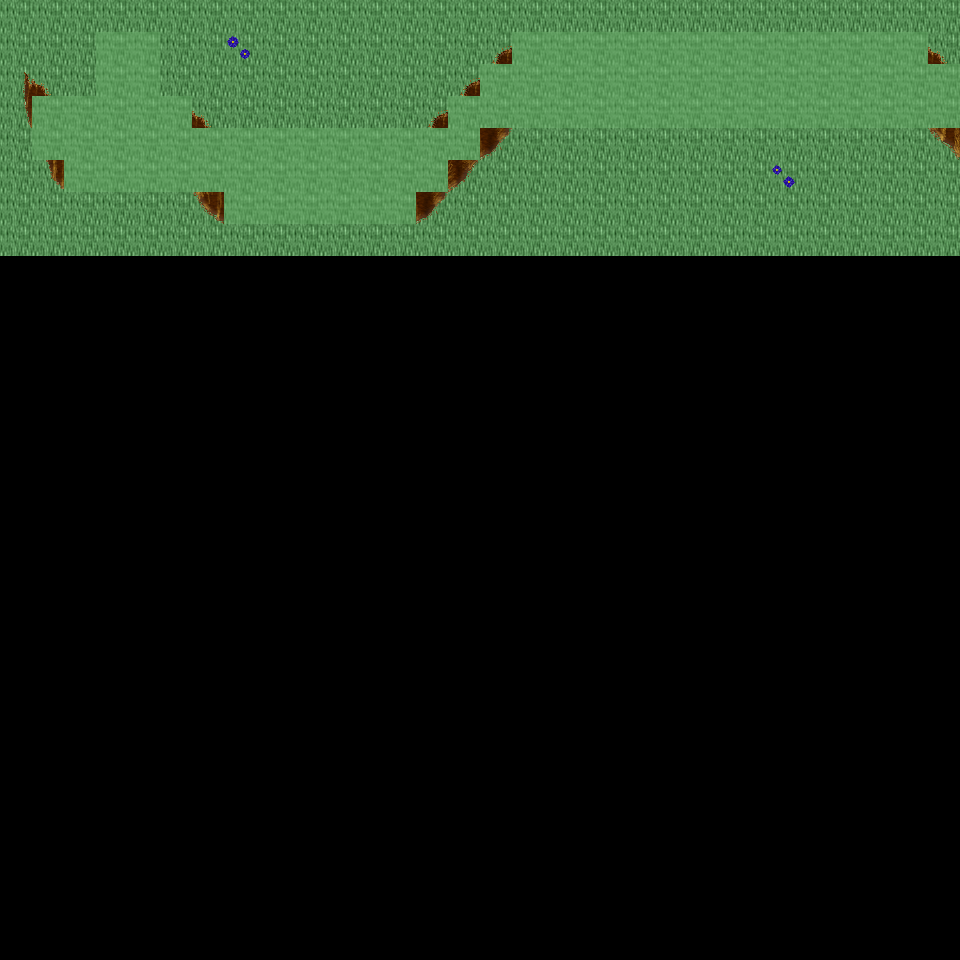

Tiled map render using the project's own tile images. Description and the map definition, with tile-layer contents summarised, below:
An orthogonal 30x30 tile map with 32x32 px tiles, 6 tile layers (Ground, Object, Object2, Above, ...), 39 tilesets and 4 objects (4x mapExit).

<map version="1.0" orientation="orthogonal" renderorder="right-down" width="30" height="30" tilewidth="32" tileheight="32" nextobjectid="5">
  <tileset firstgid="1" name="tileset_ground_ground" tilewidth="32" tileheight="32" tilecount="33" columns="3">
    <image source="../drawable/tileset_ground_ground.png" width="96" height="352" />
  </tileset>
  <tileset firstgid="34" name="tileset_ground_water_pool" tilewidth="32" tileheight="32" tilecount="72" columns="3">
    <image source="../drawable/tileset_ground_water_pool.png" width="96" height="768" />
  </tileset>
  <tileset firstgid="106" name="tileset_ground_ridge_earth_dark" tilewidth="32" tileheight="32" tilecount="96" columns="12">
    <image source="../drawable/tileset_ground_ridge_earth_dark.png" width="384" height="256" />
  </tileset>
  <tileset firstgid="202" name="tileset_ground_grass_edges" tilewidth="32" tileheight="32" tilecount="36" columns="12">
    <image source="../drawable/tileset_ground_grass_edges.png" width="384" height="96" />
  </tileset>
  <tileset firstgid="238" name="tileset_ground_grass_corners" tilewidth="32" tileheight="32" tilecount="24" columns="6">
    <image source="../drawable/tileset_ground_grass_corners.png" width="192" height="128" />
  </tileset>
  <tileset firstgid="262" name="tileset_plant_flower_daisy_blue" tilewidth="32" tileheight="32" tilecount="8" columns="2">
    <image source="../drawable/tileset_plant_flower_daisy_blue.png" width="64" height="128" />
  </tileset>
  <tileset firstgid="270" name="tileset_plant_flower_daisy_yellow" tilewidth="32" tileheight="32" tilecount="8" columns="2">
    <image source="../drawable/tileset_plant_flower_daisy_yellow.png" width="64" height="128" />
  </tileset>
  <tileset firstgid="278" name="tileset_plant_flower_daisy_red" tilewidth="32" tileheight="32" tilecount="8" columns="2">
    <image source="../drawable/tileset_plant_flower_daisy_red.png" width="64" height="128" />
  </tileset>
  <tileset firstgid="286" name="tileset_plant_flower_daisy_white" tilewidth="32" tileheight="32" tilecount="8" columns="2">
    <image source="../drawable/tileset_plant_flower_daisy_white.png" width="64" height="128" />
  </tileset>
  <tileset firstgid="294" name="tileset_logic_collision" tilewidth="32" tileheight="32" tilecount="1" columns="1">
    <image source="../drawable/tileset_logic_collision.png" width="32" height="32" />
  </tileset>
  <tileset firstgid="295" name="tileset_plant_tree_tree_green" tilewidth="32" tileheight="32" tilecount="80" columns="8">
    <image source="../drawable/tileset_plant_tree_tree_green.png" width="256" height="352" />
  </tileset>
  <tileset firstgid="375" name="tileset_plant_stump_stump_brown" tilewidth="32" tileheight="32" tilecount="4" columns="2">
    <image source="../drawable/tileset_plant_stump_stump_brown.png" width="64" height="64" />
  </tileset>
  <tileset firstgid="379" name="tileset_item_pot_cauldron" tilewidth="32" tileheight="32" tilecount="48" columns="8">
    <image source="../drawable/tileset_item_pot_cauldron.png" width="256" height="192" />
  </tileset>
  <tileset firstgid="427" name="tileset_plant_bush_various_small" tilewidth="32" tileheight="32" tilecount="9" columns="3">
    <image source="../drawable/tileset_plant_bush_various_small.png" width="96" height="96" />
  </tileset>
  <tileset firstgid="436" name="tileset_ground_rock_pebbles" tilewidth="32" tileheight="32" tilecount="3" columns="1">
    <image source="../drawable/tileset_ground_rock_pebbles.png" width="32" height="96" />
  </tileset>
  <tileset firstgid="439" name="tileset_ground_ladder_vertical_dark" tilewidth="32" tileheight="32" tilecount="3" columns="3">
    <image source="../drawable/tileset_ground_ladder_vertical_dark.png" width="96" height="32" />
  </tileset>
  <tileset firstgid="442" name="tileset_item_chemistry_empty_bottles" tilewidth="32" tileheight="32" tilecount="12" columns="4">
    <image source="../drawable/tileset_item_chemistry_empty_bottles.png" width="128" height="96" />
  </tileset>
  <tileset firstgid="454" name="tileset_item_chemistry_flask" tilewidth="32" tileheight="32" tilecount="3" columns="1">
    <image source="../drawable/tileset_item_chemistry_flask.png" width="32" height="96" />
  </tileset>
  <tileset firstgid="457" name="tileset_item_pot_barrel" tilewidth="32" tileheight="32" tilecount="2" columns="1">
    <image source="../drawable/tileset_item_pot_barrel.png" width="32" height="64" />
  </tileset>
  <tileset firstgid="459" name="tileset_item_flagpole" tilewidth="32" tileheight="32" tilecount="3" columns="1">
    <image source="../drawable/tileset_item_flagpole.png" width="32" height="96" />
  </tileset>
  <tileset firstgid="462" name="tileset_item_food_beehive1" tilewidth="32" tileheight="32" tilecount="1" columns="1">
    <image source="../drawable/tileset_item_food_beehive1.png" width="32" height="32" />
  </tileset>
  <tileset firstgid="463" name="tileset_item_food_beehive2" tilewidth="32" tileheight="32" tilecount="1" columns="1">
    <image source="../drawable/tileset_item_food_beehive2.png" width="32" height="32" />
  </tileset>
  <tileset firstgid="464" name="tileset_item_buzzing_bees" tilewidth="32" tileheight="32" tilecount="5" columns="5">
    <image source="../drawable/tileset_item_buzzing_bees.png" width="160" height="32" />
  </tileset>
  <tileset firstgid="469" name="tileset_plant_bush_hedge" tilewidth="32" tileheight="32" tilecount="35" columns="5">
    <image source="../drawable/tileset_plant_bush_hedge.png" width="160" height="224" />
  </tileset>
  <tileset firstgid="504" name="tileset_logic_creature_animal" tilewidth="32" tileheight="32" tilecount="32" columns="8">
    <image source="../drawable/tileset_logic_creature_animal.png" width="256" height="128" />
  </tileset>
  <tileset firstgid="536" name="tileset_furniture_table_wooden_trestle" tilewidth="32" tileheight="32" tilecount="9" columns="3">
    <image source="../drawable/tileset_furniture_table_wooden_trestle.png" width="96" height="96" />
  </tileset>
  <tileset firstgid="545" name="tileset_furniture_table_bench" tilewidth="32" tileheight="32" tilecount="3" columns="3">
    <image source="../drawable/tileset_furniture_table_bench.png" width="96" height="32" />
  </tileset>
  <tileset firstgid="548" name="tileset_item_food_smoked_meatandfish" tilewidth="32" tileheight="32" tilecount="4" columns="4">
    <image source="../drawable/tileset_item_food_smoked_meatandfish.png" width="128" height="32" />
  </tileset>
  <tileset firstgid="552" name="tileset_furniture_table_wooden_trestle_vertical" tilewidth="32" tileheight="32" tilecount="6" columns="2">
    <image source="../drawable/tileset_furniture_table_wooden_trestle_vertical.png" width="64" height="96" />
  </tileset>
  <tileset firstgid="558" name="tileset_building_huts" tilewidth="32" tileheight="32" tilecount="338" columns="26">
    <image source="../drawable/tileset_building_huts.png" width="832" height="416" />
  </tileset>
  <tileset firstgid="896" name="tileset_building_chimney_smoke" tilewidth="32" tileheight="32" tilecount="40" columns="4">
    <image source="../drawable/tileset_building_chimney_smoke.png" width="128" height="320" />
  </tileset>
  <tileset firstgid="936" name="tileset_item_firewood" tilewidth="32" tileheight="32" tilecount="12" columns="3">
    <image source="../drawable/tileset_item_firewood.png" width="96" height="128" />
  </tileset>
  <tileset firstgid="948" name="tileset_logic_item_herb" tilewidth="32" tileheight="32" tilecount="5" columns="5">
    <image source="../drawable/tileset_logic_item_herb.png" width="160" height="32" />
  </tileset>
  <tileset firstgid="953" name="tileset_logic_creature_reptile" tilewidth="32" tileheight="32" tilecount="7" columns="7">
    <image source="../drawable/tileset_logic_creature_reptile.png" width="224" height="32" />
  </tileset>
  <tileset firstgid="960" name="tileset_logic_creature_insect" tilewidth="32" tileheight="32" tilecount="5" columns="5">
    <image source="../drawable/tileset_logic_creature_insect.png" width="160" height="32" />
  </tileset>
  <tileset firstgid="965" name="tileset_plant_bush_bush_pinks" tilewidth="32" tileheight="32" tilecount="4" columns="2">
    <image source="../drawable/tileset_plant_bush_bush_pinks.png" width="64" height="64" />
  </tileset>
  <tileset firstgid="969" name="tileset_plant_bush_fern" tilewidth="32" tileheight="32" tilecount="32" columns="8">
    <image source="../drawable/tileset_plant_bush_fern.png" width="256" height="128" />
  </tileset>
  <tileset firstgid="1001" name="tileset_plant_bushes_and_trees" tilewidth="32" tileheight="32" tilecount="144" columns="16">
    <image source="../drawable/tileset_plant_bushes_and_trees.png" width="512" height="289" />
  </tileset>
  <tileset firstgid="1145" name="tileset_plant_bush_berried" tilewidth="32" tileheight="32" tilecount="60" columns="5">
    <image source="../drawable/tileset_plant_bush_berried.png" width="160" height="384" />
  </tileset>
  <layer name="Ground" width="30" height="30">
    <data>[900 cells, 240 non-empty, 1 distinct tile ids]</data>
  </layer>
  <layer name="Object" width="30" height="30">
    <data>[900 cells, 101 non-empty, 25 distinct tile ids]</data>
  </layer>
  <layer name="Object2" width="30" height="30">
    <data>[900 cells, 0 non-empty, 0 distinct tile ids]</data>
  </layer>
  <layer name="Above" width="30" height="30">
    <data>[900 cells, 0 non-empty, 0 distinct tile ids]</data>
  </layer>
  <layer name="Above2" width="30" height="30">
    <data>[900 cells, 0 non-empty, 0 distinct tile ids]</data>
  </layer>
  <layer name="Walkable" width="30" height="30">
    <data>[900 cells, 85 non-empty, 1 distinct tile ids]</data>
  </layer>
  <objectgroup name="MapEvents">
    <object id="1" name="north" type="mapExit" x="0" y="0" width="960" height="32">
      <properties>
        <property name="map" value="level_0_x87_y131" />
        <property name="x" value="0" />
        <property name="y" value="28" />
      </properties>
    </object>
    <object id="2" name="west" type="mapExit" x="0" y="0" width="32" height="960">
      <properties>
        <property name="map" value="level_0_x86_y132" />
        <property name="x" value="28" />
        <property name="y" value="0" />
      </properties>
    </object>
    <object id="3" name="east" type="mapExit" x="928" y="0" width="32" height="64">
      <properties>
        <property name="map" value="level_0_x88_y132" />
        <property name="x" value="1" />
        <property name="y" value="0" />
      </properties>
    </object>
    <object id="4" name="east2" type="mapExit" x="928" y="128" width="32" height="832">
      <properties>
        <property name="map" value="level_0_x88_y132" />
        <property name="x" value="1" />
        <property name="y" value="4" />
      </properties>
    </object>
  </objectgroup>
</map>
